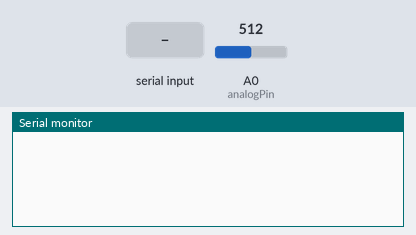
The sketch below on a simulated Arduino Uno, built with avr-gcc and run on an emulated ATmega328P. On the bench: the last lines printed to the serial monitor. Inputs (shaded band) come from the test bench; at power-on: A0 (analogPin) = 512. Storage starts empty; the audio player accepts every command and is not drawn.

Above: at 1.2 s.
1.3 s: "0" received over Serial
At 2.1 s:
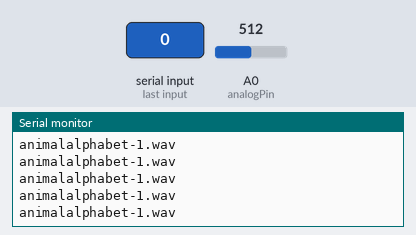
2.8 s: "1" received over Serial
5.8 s: "3" received over Serial
8.8 s: "4" received over Serial
11.8 s: A0 (analogPin) set to 900
At 12.3 s:
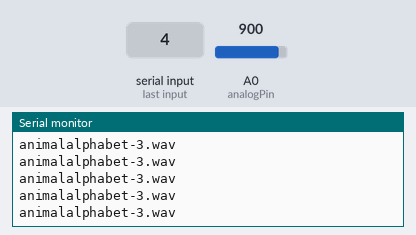
14.8 s: "0" received over Serial
Timing chart, 0 to 17.8 s (numbered marks = the images above; inputs shaded):
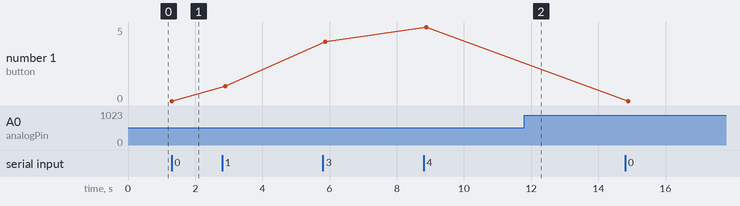

The sketch:

code.ino
```cpp
//TMRpcm library is needed

#include "SD.h"
#define SD_ChipSelectPin 10
#include "TMRpcm.h"
#include "SPI.h"
int buttonSelector=0;
TMRpcm tmrpcm;
int analogPin = 0;
int val = 0;
int flag;
#define ledPin 7
int state ;
void setup()
{
tmrpcm.speakerPin=9;
Serial.begin(9600);
if(!SD.begin(SD_ChipSelectPin))
{
  Serial.println("SD fail");
  return;
}
flag = -1;
state= 0 ;
}

void loop()
{

    if(Serial.available() > 0)
    {
      // Checks whether data is comming from the serial port
      state = Serial.read(); // Reads the data from the serial port
    }
    buttonSelector=analogRead(analogPin);


    if (state == '0')
    {

      Serial.println("button0"); // Send back, to the phone, the String "LED: ON"
      state = 0;
      flag = 0;
  //Serial.println(state);;
  /* the code below choses the music from the selected set
  of music*/
    }
 else if (state == '1')
 {

  Serial.println("button1");;
  state = 1;
  flag = 1;
  /* the code below choses the music from the selected set
  of music*/

 }
 else if (state == '2')
 {

  Serial.println("button2");
  state = 2;
  flag = 2;
  /* the code below choses the music from the selected set
  of music*/


 } else if (state == '3') {

  Serial.println("button4");;
  state = 3;
  /* the code below choses the music from the selected set
  of music*/


 } else if (state == '4') {

  Serial.println("button5");;
  state = 4;
  /* the code below choses the music from the selected set
  of music*/
 }
   //genre1
  if(flag == 0)
  {
    if(buttonSelector/100==5)
    {
      tmrpcm.setVolume(6);
      tmrpcm.play("test.wav");
      Serial.println("animalalphabet-1.wav");
    }
    else if (buttonSelector/100==2)
    {
        tmrpcm.setVolume(6);
        tmrpcm.play("2.wav");
        Serial.println("animalalphabet-2.wav");
    }
    else if(buttonSelector/100==9)
    {
        tmrpcm.setVolume(6);
        tmrpcm.play("3.wav");
        Serial.println("animalalphabet-3.wav");
    }
    else if(buttonSelector/100==6)
    {
        tmrpcm.setVolume(6);
        tmrpcm.play("4.wav");
        Serial.println("animalalphabet.wav");
    }
  }
   //genre2
  else if(flag==1)
  {
    if(buttonSelector/100==5)
    {
      tmrpcm.setVolume(6);
      tmrpcm.play("21.wav");
      Serial.println("animalalphabet-1.wav");
    }
    else if (buttonSelector/100==2)
    {
        tmrpcm.setVolume(6);
        tmrpcm.play("22.wav");
        Serial.println("animalalphabet-2.wav");
    }
    else if(buttonSelector/100==9)
    {
        tmrpcm.setVolume(6);
        tmrpcm.play("21.wav");
        Serial.println("animalalphabet-3.wav");
    }
    else if(buttonSelector/100==6)
    {
        tmrpcm.setVolume(6);
        tmrpcm.play("22.wav");
        Serial.println("animalalphabet.wav");
    }
  }
  //genre3
  //change songs before code upload
  else if (flag ==2){
    if(buttonSelector/100==5)
    {
      tmrpcm.setVolume(6);
      tmrpcm.play("21.wav");

    }
    else if (buttonSelector/100==2)
    {
        tmrpcm.setVolume(6);
        tmrpcm.play("22.wav");

    }
    else if(buttonSelector/100==9)
    {
        tmrpcm.setVolume(6);
        tmrpcm.play("21.wav");

    }
    else if(buttonSelector/100==6)
    {
        tmrpcm.setVolume(6);
        tmrpcm.play("22.wav");

    }
    }
}
```

Measured:
- after the input at 1.3 s, the serial monitor: prints a new line at once (image 1)
- after the input at 11.8 s, the serial monitor: prints a new line after 0.09 s (image 2)
- plotted number 1: 0 → 1 after the input at 2.8 s, 1 → 4 after the input at 5.8 s, 4 → 5 after the input at 8.8 s, 5 → 0 after the input at 14.8 s
